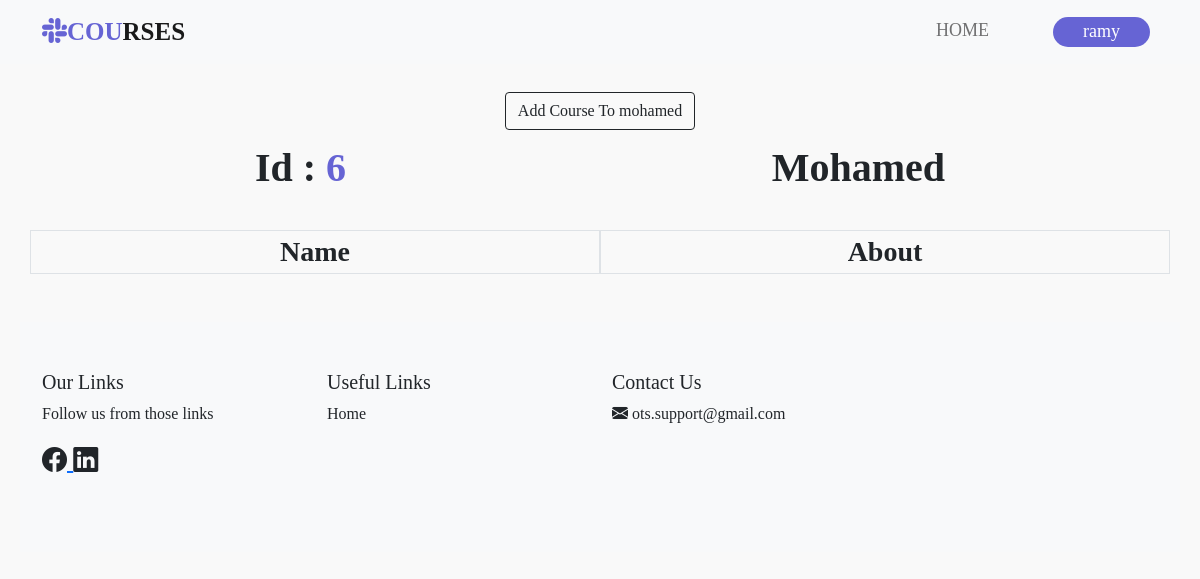
The page /userdata/6/ (signed in) on the database as committed earlier.
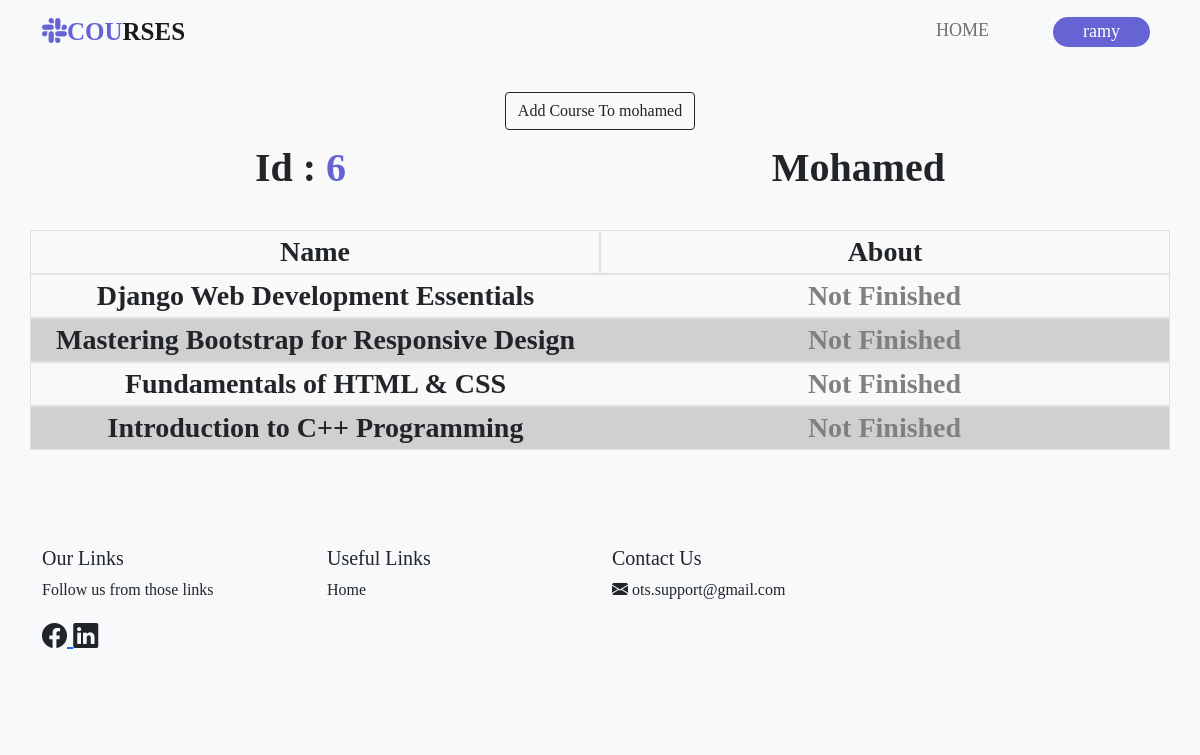
The same page on the database as committed later.
### main/models.py (models this page shows, shortened)
class UserCourse(models.Model):
    course = models.ForeignKey(Course, on_delete=models.CASCADE)
    user = models.ForeignKey(User, on_delete=models.CASCADE)
    created_at = models.DateTimeField(auto_now_add=True)
    done = models.BooleanField(default=False)
    class Meta:
        constraints = [
            models.UniqueConstraint(fields=['user', 'course'], name='unique_user_course')
        ]

class Course(models.Model):
    title = models.CharField(max_length=100, unique=True)
    description = models.TextField()
    created_at = models.DateTimeField(auto_now_add=True)
    image = models.ImageField(upload_to='images/', blank=True, null=True)
    video_url = models.URLField(max_length=500, blank=True, null=True)
    def __str__(self):
        return self.title

### main/views.py (the view)
# urls.py: path('userdata/<int:user_id>/', userdata, name='userdata'),
@login_required
def userdata(request, user_id):
    check = 0
    admins = Admin.objects.filter(user=request.user)
    if admins.exists():
        check = 1
    if check == 0:
        redirect('/')
    courses = Course.objects.all()
    user_course = UserCourse.objects.filter(user=user_id)
    user_course = list(enumerate(user_course))
    users = []
    for idx, val in user_course:
        if idx % 2 == 0:
            users.append((0, val))
        else:
            users.append((1, val))
    employee = User.objects.get(id=user_id)
    manger = 0
    admins = Admin.objects.filter(user=request.user)
    if admins.exists():
        manger = 1
    user_core = UserCourse.objects.filter(user=user_id).select_related('course')
    user_course_ids = user_core.values_list('course_id', flat=True)
    data = {'user_course': users, 'employee': employee, 'manger': manger, 'courses': courses, 'user_course_ids': user_course_ids}
    return render(request, 'userdata.html', data)

### main/templates/userdata.html (shortened to what this page needs)
{% load static %}
<!DOCTYPE html>
<html lang="en">
<head>
    <link rel="stylesheet" href="https://cdn.jsdelivr.net/npm/bootstrap-icons@1.11.3/font/bootstrap-icons.min.css">
    <link rel="stylesheet" href="{% static 'css/main.css' %}">
    <link href="https://cdn.jsdelivr.net/npm/bootstrap@5.0.2/dist/css/bootstrap.min.css" rel="stylesheet">
</head>
<body>
    <nav class="navbar navbar-expand-lg navbar-light bg-light fixed-top">
        <div class="container">
          <a class="navbar-brand" href="{% url 'userhome' %}"><span ><i class="bi bi-slack"></i>COU</span>RSES
          </a>
          <div class="collapse navbar-collapse" id="navbarTogglerDemo02">
            <ul class="navbar-nav ms-auto mb-2 mb-lg-0">
              <li class="nav-item">
                <a class="nav-link" href="{% url 'userhome' %}" style="padding-right: 56px">Home</a>
              </li>
              <li class="nav-item">
                {% if user.is_authenticated %}
                </head>
                <body>
                  <a class="nav-link">  <button class="profile-button" onclick="toggleDropdown()">{{ user.username }}</button></a>
                  {% else %}
                      <a class="nav-link" href="{% url 'login' %}"><button type="button">Login</button></a>
                  {% endif %}
              </li>
            </ul>
          </div>
        </div>
      </nav><br><br><br>
<div class="container d-flex justify-content-center">
    <button type="button" class="btn btn-outline-dark rounded-5" data-bs-toggle="modal" data-bs-target="#courseModal">
        Add Course To {{ employee.username }}
    </button>
</div>
    <div class=" container d-flex justify-content-around">
        <div id="id_manger" class="fs-1 fw-bold p-2 bd-highlight">Id : <span>{{ employee.id }}</span></div>
        <div class=" fs-1 fw-bold p-2 bd-highlight text-capitalize">{{ employee.username}}</div>
      </div>
    <br>
     <div class="container">
      <div class=" row align-items-center">
        <div class="fs-3 fw-bold col text-center border">
          Name
        </div>
        <div class="fs-3 fw-bold col text-center border">
          About
        </div>
      </div>
     </div>
    {% for idx, val in user_course %}
        <div class="container">
        {% if idx == 0 %}
            <div class=" row align-items-center border">
        {% else %}
            <div id="tab" class=" row align-items-center border">
        {% endif %}
          <div class="fs-3 fw-bold col text-center ">
            {{ val.course }}
          </div>
          <div id="text2" class="fs-3 fw-bold col text-center ">
            {% if val.done %}
                <span style="color: green;">Finished</span>
            {% else %}
                <span style="color: gray;">Not Finished</span>
            {% endif %}
          </div>
        </div>
       </div>
    {% endfor %}
<br><br>
  <footer class="bg-light text-dark py-5">
    <div class="container">
        <div class="row">
            <div class="col-md-3 mb-4">
                <h5 fs-1 fw-bold >Our Links</h5>
                <p fs-3>Follow us from those links</p>
                <div id="icon_text">
                    <a href="https://www.facebook.com/" target="_blank" rel="noopener noreferrer">
                        <i class="bi bi-facebook text-dark"></i>
                    </a>
                    <a href="https://www.linkedin.com/" target="_blank" rel="noopener noreferrer">
                        <i class="bi bi-linkedin text-dark"></i>
                    </a>
                </div>
            </div>
                <div class="col-md-3 mb-4">
                <h5>Useful Links</h5>
                <ul class="list-unstyled">
                    <li><a id="mmmm" href="{% url 'userhome' %}" class="text-dark">Home</a></li>
                </ul>
            </div>
            <div class="col-md-3 mb-4">
              <h5>Contact Us</h5>
              <i class="bi bi-envelope-fill"></i>
              <a href="https://mail.google.com/mail/?view=cm&fs=1&to=ots.support@gmail.com" target="_blank" style="text-decoration: none; color: inherit;">
                  <span>ots.support@gmail.com</span>
              </a>
          </div>
        </div>
    </div>
  </footer>
</body>
</html>

### main/static/css/main.css (style rules this page uses)
* { font-family: montserrat; }
body { background:#f1fbff ; }
.navbar { background-color: rgb(228, 227, 227) }
.navbar-nav a { font-size: 18px; text-transform: uppercase; font-weight: 500; color: #6664D4; }
.navbar-light .navbar-brand { color: #000; font-size: 25px; font-weight: 700; }
.navbar-brand i { color: #6664D4; }
.navbar-brand span { color: #6664D4; }
.navbar button { height:30px; padding: 0px 30px 0px 30px; color: white; background-color:#6664D4 ; font-size: 18px; border-radius: 20px; border-color: #6664D4 ; border-width: 1px; }
#id_manger span { color: #6664D4; }
#tab { background-color: rgb(209, 208, 208) }
#text2 span { color: #6664D4; }
#icon_text { font-size: 25px; padding-right: 50px; }
.list-unstyled a { text-decoration: none; }

### main/templates/userdata.html (style rules this page uses)
body { font-family: Arial, sans-serif; background-color: #f9f9f9; padding: 20px; }
.profile-button { background-color: #4CAF50; color: white; padding: 10px 20px; border: none; border-radius: 4px; cursor: pointer; position: relative; }

Rows that differ between the two databases and show on the page:
added UserCourse: course "Django Web Development Essentials", done "Not Finished"
added UserCourse: course "Mastering Bootstrap for Responsive Design", done "Not Finished"
added UserCourse: course "Fundamentals of HTML & CSS", done "Not Finished"
added UserCourse: course "Introduction to C++ Programming", done "Not Finished"
